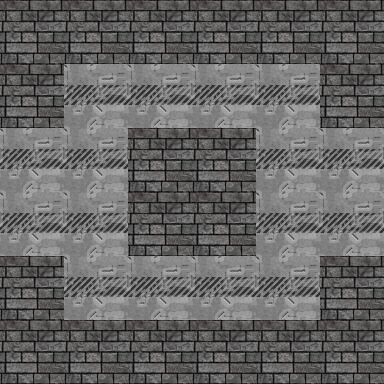

Tiled map render using the project's own tile images. Description and the map definition, with tile-layer contents summarised, below:
An orthogonal 6x6 tile map with 64x64 px tiles, 3 tile layers (Kachelebene 1, Kachelebene 2, Kachelebene 3).

<map version="1.0" orientation="orthogonal" renderorder="right-down" width="6" height="6" tilewidth="64" tileheight="64" nextobjectid="1">
 <tileset firstgid="1" name="64pxTileSet" tilewidth="64" tileheight="64">
  <image source="../64pxTileSet.png" width="1472" height="128" />
 </tileset>
 <layer name="Kachelebene 1" width="6" height="6">
  <data>[36 cells, 36 non-empty, 1 distinct tile ids]</data>
 </layer>
 <layer name="Kachelebene 2" width="6" height="6">
  <data>[36 cells, 0 non-empty, 0 distinct tile ids]</data>
 </layer>
 <layer name="Kachelebene 3" width="6" height="6">
  <data>[36 cells, 20 non-empty, 1 distinct tile ids]</data>
 </layer>
</map>
